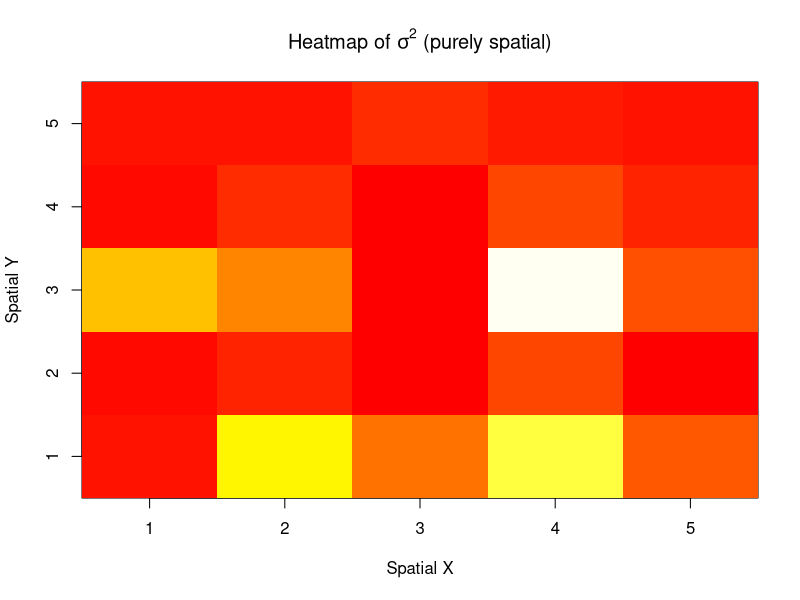
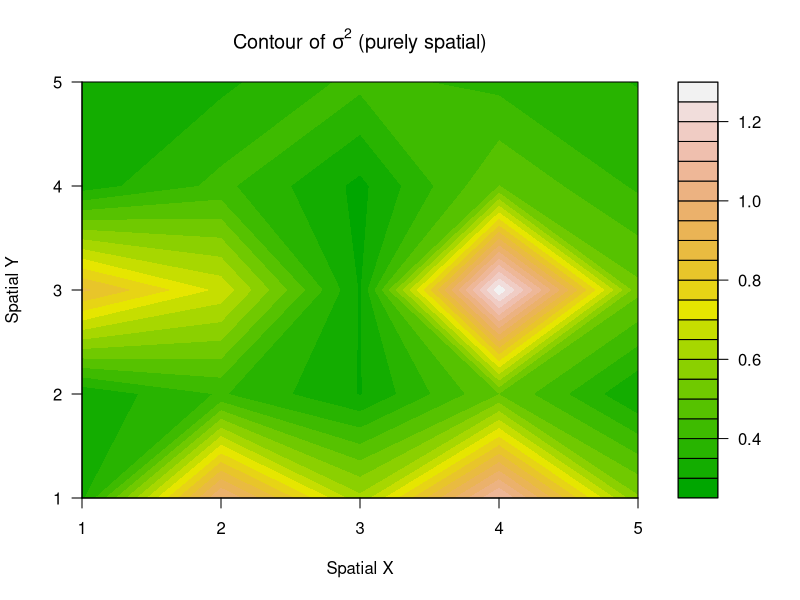

These figures' R source, in order:
#-----------------------------------------------
# Purely spatial GARCH/ARCH model
#-----------------------------------------------

# Create Toeplitz weight matrix using base::toeplitz()
make_toeplitz <- function(N, rho = 0.5, normalize = TRUE) {
  # first column for toeplitz (decaying with distance)
  first_col <- rho^(0:(N - 1))
  W <- toeplitz(first_col)
  if (normalize) {
    W <- W / rowSums(W)
  }
  return(W)
}

# Spatial variance equation:
# (I - λW) σ² = ω + α p + γ W p
spatial_garch_once <- function(eps, omega, alpha, gamma, W, lambda = 0) {
  N <- length(eps)
  p <- eps^2
  rhs <- omega + alpha * p + gamma * (W %*% p)
  if (lambda == 0) {
    sigma2 <- rhs
  } else {
    sigma2 <- solve(diag(N) - lambda * W, rhs)
  }
  as.vector(sigma2)
}

#-----------------------------------------------
# Example (deterministic)
#-----------------------------------------------
set.seed(123)

N <- 25                      # number of spatial units (perfect square)
omega <- rep(0.1, N)
alpha <- 0.2
gamma <- 0.1
lambda <- 0.3                # 0 for spatial-ARCH; >0 for contemporaneous feedback
eps_fixed <- rnorm(N)        # pre-simulated white noise

# Build Toeplitz spatial weights
W <- make_toeplitz(N, rho = 0.5, normalize = TRUE)

# Compute one-shot spatial conditional variances
sigma2 <- spatial_garch_once(eps_fixed, omega, alpha, gamma, W, lambda)

#-----------------------------------------------
# Visualization
#-----------------------------------------------

# reshape into square grid
n_side <- sqrt(N)
Z <- matrix(sigma2, nrow = n_side, byrow = TRUE)

# Heatmap
image(
  1:n_side, 1:n_side, Z,
  col = heat.colors(40),
  main = expression("Heatmap of " * sigma^2 * " (purely spatial)"),
  xlab = "Spatial X", ylab = "Spatial Y"
)

# Contour plot
filled.contour(
  1:n_side, 1:n_side, Z,
  color.palette = terrain.colors,
  main = expression("Contour of " * sigma^2 * " (purely spatial)"),
  xlab = "Spatial X", ylab = "Spatial Y"
)
